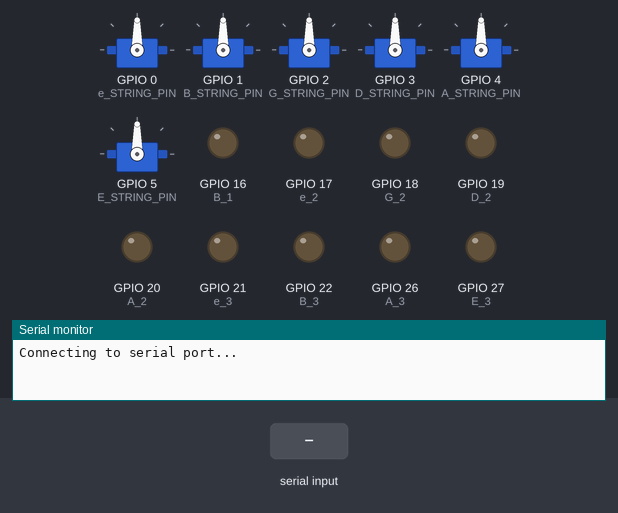
Recording of a sketch running on a simulated ESP32. Parts: 6 × servo, output pins drawn as LEDs (lit = HIGH), the last lines printed to the serial monitor. The test bench sets the inputs (shaded band). Pins used as bus, display or sensor lines are not drawn.

Above: at 1.2 s.
1.3 s: "Test solenoids\n" received over Serial
At 2.1 s:
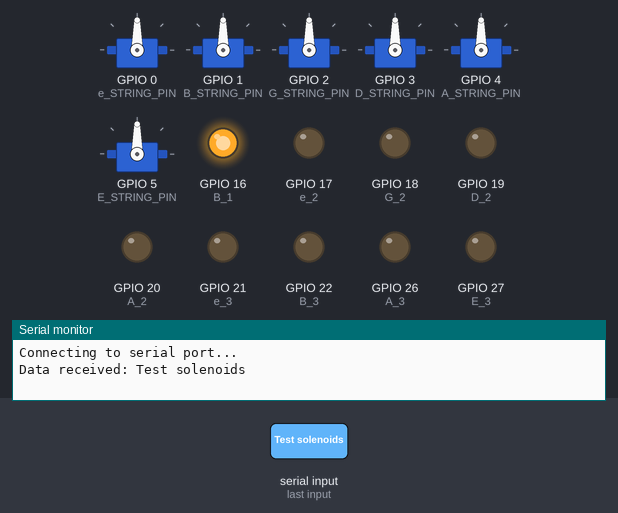
10.3 s: "Em\n" received over Serial
At 10.8 s:
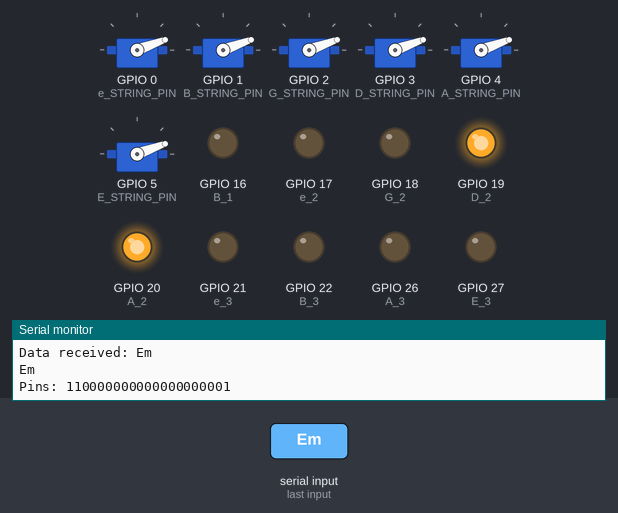
11.8 s: "G\n" received over Serial
At 13.0 s:
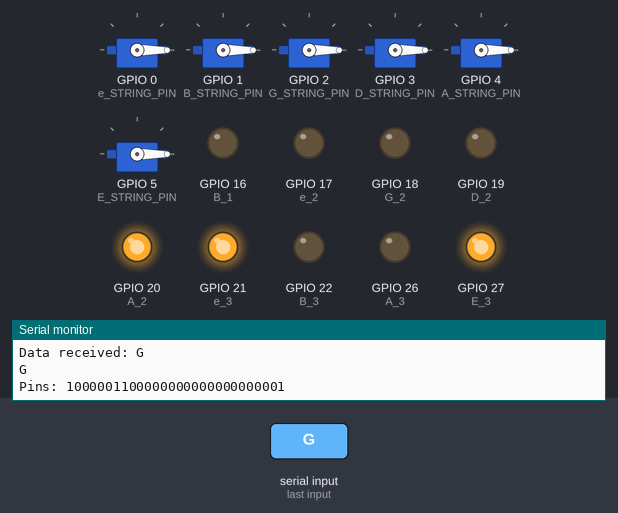
13.3 s: "D\n" received over Serial
At 14.2 s:
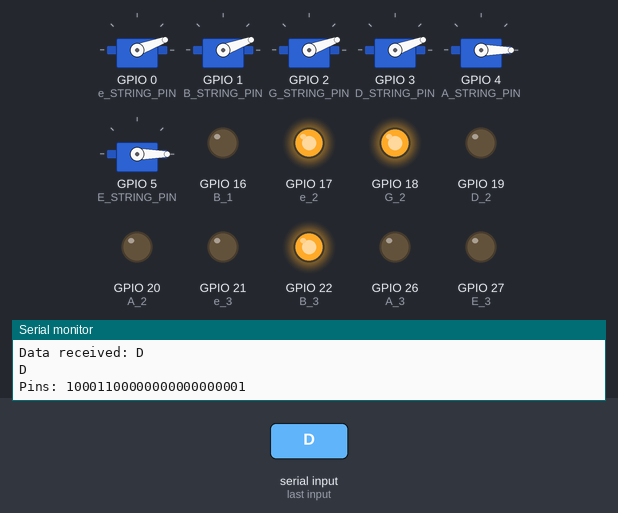
14.8 s: "Asus4\n" received over Serial
At 15.4 s:
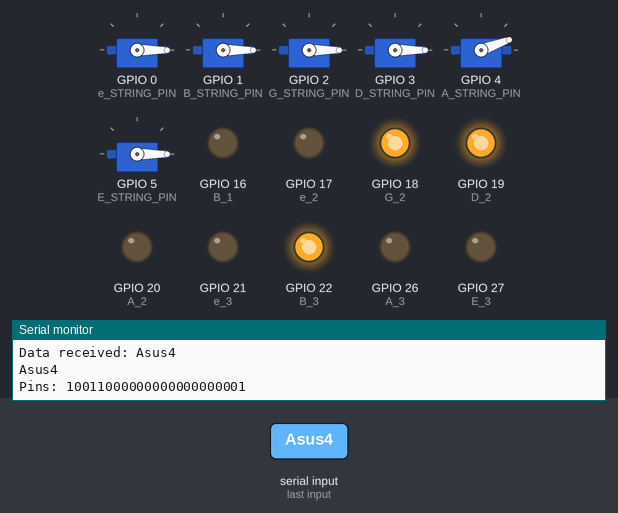
16.3 s: "C\n" received over Serial
At 16.6 s:
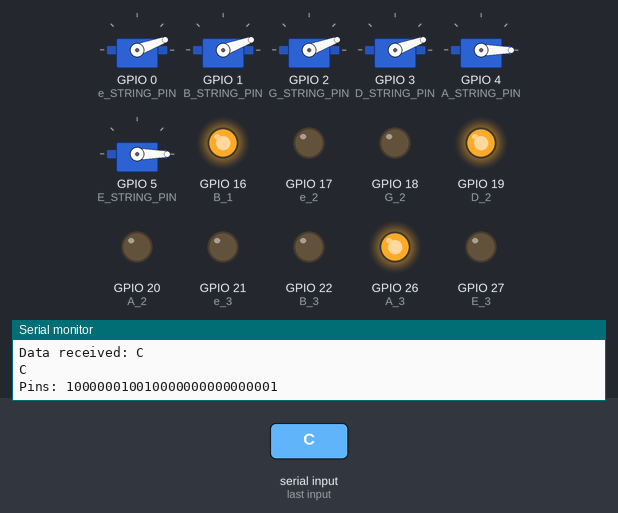
Timing chart, 0 to 18.8 s (numbered marks = the images above; inputs shaded):
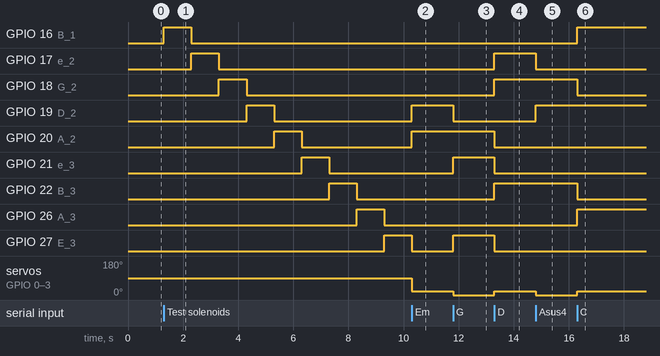

Measured:
- after the input at 1.3 s, GPIO 16 (B_1): LOW → HIGH at once, → LOW 1.0 s later; GPIO 17 (e_2): LOW → HIGH after 1.0 s, → LOW 1.0 s later; GPIO 18 (G_2): LOW → HIGH after 2.0 s, → LOW 1.0 s later; GPIO 19 (D_2): LOW → HIGH after 3.0 s, → LOW 1.0 s later; GPIO 20 (A_2): LOW → HIGH after 4.0 s, → LOW 1.0 s later
- after the input at 10.3 s, GPIO 19 (D_2), GPIO 20 (A_2): LOW → HIGH at once; servo on GPIO 0 (e_STRING_PIN), servo on GPIO 1 (B_STRING_PIN), servo on GPIO 2 (G_STRING_PIN), servo on GPIO 3 (D_STRING_PIN), servo on GPIO 4 (A_STRING_PIN), servo on GPIO 5 (E_STRING_PIN): 90° → 20° at once
- after the input at 11.8 s, GPIO 19 (D_2): HIGH → LOW at once; GPIO 21 (e_3), GPIO 27 (E_3): LOW → HIGH at once; servo on GPIO 0 (e_STRING_PIN), servo on GPIO 1 (B_STRING_PIN), servo on GPIO 2 (G_STRING_PIN), servo on GPIO 3 (D_STRING_PIN), servo on GPIO 4 (A_STRING_PIN), servo on GPIO 5 (E_STRING_PIN): 20° → 0° at once
- after the input at 13.3 s, GPIO 17 (e_2), GPIO 18 (G_2), GPIO 22 (B_3): LOW → HIGH at once; GPIO 20 (A_2), GPIO 21 (e_3), GPIO 27 (E_3): HIGH → LOW at once; servo on GPIO 0 (e_STRING_PIN), servo on GPIO 1 (B_STRING_PIN), servo on GPIO 2 (G_STRING_PIN), servo on GPIO 3 (D_STRING_PIN): 0° → 20° at once
- after the input at 14.8 s, GPIO 17 (e_2): HIGH → LOW at once; GPIO 19 (D_2): LOW → HIGH at once; servo on GPIO 0 (e_STRING_PIN), servo on GPIO 1 (B_STRING_PIN), servo on GPIO 2 (G_STRING_PIN), servo on GPIO 3 (D_STRING_PIN): 20° → 0° at once; servo on GPIO 4 (A_STRING_PIN): 0° → 20° at once
- after the input at 16.3 s, GPIO 16 (B_1), GPIO 26 (A_3): LOW → HIGH at once; GPIO 18 (G_2), GPIO 22 (B_3): HIGH → LOW at once; servo on GPIO 0 (e_STRING_PIN), servo on GPIO 1 (B_STRING_PIN), servo on GPIO 2 (G_STRING_PIN), servo on GPIO 3 (D_STRING_PIN): 0° → 20° at once; servo on GPIO 4 (A_STRING_PIN): 20° → 0° at once

The sketch:

Build18Wonderwall.ino
```cpp
/**
 * @file Build18Wonderwall.ino
 *
 * Guitar That Only Plays Wonderwall
 *
 * @brief Arduino sketch for Guitar That Only Plays Wonderwall.
 *        Plays guitar chords by activating transistors connected to
 *        solenoids above the frets and turns servos to pluck the strings.
 *        Targets the Raspberry Pi Pico.
 *
 **/

//////////////////////////////////////////////////////////////////////////
// Libraries, Macro, and Variable Definitions
//////////////////////////////////////////////////////////////////////////

#include <Servo.h>

#define DEBUG 1
#define LONG_LENGTH 32

// Toggled Servo Angles
#define SERVO_POS_0 0  // Default position
#define SERVO_POS_1 20

#define OPEN 0

// Strings
#define e_STRING_PIN 0 // 1
#define B_STRING_PIN 1 // 2
#define G_STRING_PIN 2 // 3
#define D_STRING_PIN 3 // 4
#define A_STRING_PIN 4 // 5
#define E_STRING_PIN 5 // 6

// First Fret
#define e_1 // NC
#define B_1 16
#define G_1 // NC
#define D_1 // NC
#define A_1 // NC
#define E_1 // NC

// Second Fret
#define e_2 17
#define B_2 // NC
#define G_2 18
#define D_2 19
#define A_2 20
#define E_2 // NC

// Third Fret
#define e_3 21
#define B_3 22
#define G_3 // NC
#define D_3 // NC
#define A_3 26
#define E_3 27

#define BAUDRATE 115200

typedef struct chord_t {
  String name;
  int e_string_note;
  int B_string_note;
  int G_string_note;
  int D_string_note;
  int A_string_note;
  int E_string_note;
  char mask;  // Binary mask for which strings to play
              // Bit position:  876543210
              // Guitar String: --EADGBe-
} chord_t;

// Chords
chord_t Em;
chord_t G;
chord_t D;
chord_t Asus4;
chord_t C;

// Create Servo objects
Servo servo_e;
Servo servo_B;
Servo servo_G;
Servo servo_D;
Servo servo_A;
Servo servo_E;

// Variables
int servo_e_pos;
int servo_B_pos;
int servo_G_pos;
int servo_D_pos;
int servo_A_pos;
int servo_E_pos;

long pins_state; // Bitmask where each bit position corresponds to the pin number
                // i.e. ..001100 would mean pins 2 and 3 are on, the rest are off
long solenoid_pins = 0b1100011111110000000000000000;

//////////////////////////////////////////////////////////////////////////
// Functions
//////////////////////////////////////////////////////////////////////////

void setup() {
  // put your setup code here, to run once:

  // Attach servos
  servo_e.attach(e_STRING_PIN);
  servo_B.attach(B_STRING_PIN);
  servo_G.attach(G_STRING_PIN);
  servo_D.attach(D_STRING_PIN);
  servo_A.attach(A_STRING_PIN);
  servo_E.attach(E_STRING_PIN);

  // Initialize pins
  pinMode(B_1, OUTPUT);

  pinMode(e_2, OUTPUT);
  pinMode(G_2, OUTPUT);
  pinMode(D_2, OUTPUT);
  pinMode(A_2, OUTPUT);

  pinMode(e_3, OUTPUT);
  pinMode(B_3, OUTPUT);
  pinMode(A_3, OUTPUT);
  pinMode(E_3, OUTPUT);

  pinMode(LED_BUILTIN, OUTPUT);
  digitalWrite(LED_BUILTIN, HIGH);

  // Set up chord data structures
  //                Name,  e,    B,    G,    D,    A,    E,     mask
  Em = format_chord("Em", OPEN, OPEN, OPEN, D_2, A_2, OPEN, 0b1111110);
  G = format_chord("G", e_3, OPEN, OPEN, OPEN, A_2, E_3, 0b1111110);
  D = format_chord("D", e_2, B_3, G_2, OPEN, OPEN, OPEN, 0b0011110);
  Asus4 = format_chord("Asus4", OPEN, B_3, G_2, D_2, OPEN, OPEN, 0b0111110);
  C = format_chord("C", OPEN, B_1, OPEN, D_2, A_3, OPEN, 0b0111110);

  // Begin Serial Communication
  Serial.begin(BAUDRATE);
  Serial.print("Connecting to serial port...");
  Serial.print("\n");
}

void loop() {
  // put your main code here, to run repeatedly:

  if (Serial.available()){
    String data = Serial.readStringUntil('\n');

    if (DEBUG) {
      Serial.print("Data received: ");
      Serial.print(data);
      Serial.print("\n");
    }

    if (data.equals("Em")) { play_chord(Em); }
    else if (data.equals("G")) { play_chord(G); }
    else if (data.equals("D")) { play_chord(D); }
    else if (data.equals("Asus4")) { play_chord(Asus4); }
    else if (data.equals("C")) { play_chord(C); }
    else if (data.equals("Test solenoids")) {test_solenoids();}
    else if (data.equals("Test servos")) {test_servos();}
  }
}

chord_t format_chord(String name, int e_note, int B_note, int G_note,
                     int D_note, int A_note, int E_note, int mask) {

  chord_t new_chord;

  new_chord.name = name;
  new_chord.e_string_note = e_note;
  new_chord.B_string_note = B_note;
  new_chord.G_string_note = G_note;
  new_chord.D_string_note = D_note;
  new_chord.A_string_note = A_note;
  new_chord.E_string_note = E_note;
  new_chord.mask = mask;

  return new_chord;
}

void play_chord(chord_t chord) {

  pins_state = 0; // Set all pins OFF

  pins_state |= (1 << chord.e_string_note);
  pins_state |= (1 << chord.B_string_note);
  pins_state |= (1 << chord.G_string_note);
  pins_state |= (1 << chord.D_string_note);
  pins_state |= (1 << chord.A_string_note);
  pins_state |= (1 << chord.E_string_note);

  if (DEBUG) {
    Serial.println(chord.name);
    Serial.print("Pins: ");
    Serial.print(pins_state, BIN);
    Serial.print("\n");
  }

  press_solenoids(pins_state);

  turn_servos(chord.mask);
}

/**
 * @brief Tests turning on all solenoids
 */
void test_solenoids() {
  for (int i = 0; i < LONG_LENGTH; i++) {
    if (((solenoid_pins) >> i) & 1) { // Pin is valid
      digitalWrite(i, HIGH);
      delay(1000); // Wait 1 second
      Serial.print("Testing pin: ");
      Serial.print(i);
      Serial.print("\n");
      digitalWrite(i, LOW);
    }
  }
}

/**
 * @brief Changes Digital pin states based on input
 *
 * @param[in] state bitmask for the state
 */
void press_solenoids(long state) {
  for (int i = 0; i < LONG_LENGTH; i++) {
    if (((state & solenoid_pins) >> i) & 1) { // Pin is valid and ON
      digitalWrite(i, HIGH);
    } else if ((solenoid_pins >> i) & 1) { // Pin is valid but not ON
      digitalWrite(i, LOW);
    }
  }
}

/**
 * @brief Turns all servos
 */
void test_servos() {
  Serial.println("Testing servos");
  // Extract infor from mask
  bool play_e = true;
  bool play_B = true;
  bool play_G = true;
  bool play_D = true;
  bool play_A = true;
  bool play_E = true;

  // Set new servo positions
  int new_servo_e_pos = (play_e) ? get_new_servo_pos(servo_e_pos) : servo_e_pos;
  int new_servo_B_pos = (play_B) ? get_new_servo_pos(servo_B_pos) : servo_B_pos;
  int new_servo_G_pos = (play_G) ? get_new_servo_pos(servo_G_pos) : servo_G_pos;
  int new_servo_D_pos = (play_D) ? get_new_servo_pos(servo_D_pos) : servo_D_pos;
  int new_servo_A_pos = (play_A) ? get_new_servo_pos(servo_A_pos) : servo_A_pos;
  int new_servo_E_pos = (play_E) ? get_new_servo_pos(servo_E_pos) : servo_E_pos;

  // Write to new positions to servos
  servo_e.write(new_servo_e_pos);
  servo_B.write(new_servo_B_pos);
  servo_G.write(new_servo_G_pos);
  servo_D.write(new_servo_D_pos);
  servo_A.write(new_servo_A_pos);
  servo_E.write(new_servo_E_pos);
  delay(20);

  servo_e_pos = new_servo_e_pos;
  servo_B_pos = new_servo_B_pos;
  servo_G_pos = new_servo_G_pos;
  servo_D_pos = new_servo_D_pos;
  servo_A_pos = new_servo_A_pos;
  servo_E_pos = new_servo_E_pos;
}

/**
 * @brief Turns servos based on input mask
 *
 * @param[in] mask bitmask for servos
 */
void turn_servos(int mask) {
  // Extract infor from mask
  bool play_e = (mask >> 1) & 1;
  bool play_B = (mask >> 2) & 1;
  bool play_G = (mask >> 3) & 1;
  bool play_D = (mask >> 4) & 1;
  bool play_A = (mask >> 5) & 1;
  bool play_E = (mask >> 6) & 1;

  // Set new servo positions
  int new_servo_e_pos = (play_e) ? get_new_servo_pos(servo_e_pos) : servo_e_pos;
  int new_servo_B_pos = (play_B) ? get_new_servo_pos(servo_B_pos) : servo_B_pos;
  int new_servo_G_pos = (play_G) ? get_new_servo_pos(servo_G_pos) : servo_G_pos;
  int new_servo_D_pos = (play_D) ? get_new_servo_pos(servo_D_pos) : servo_D_pos;
  int new_servo_A_pos = (play_A) ? get_new_servo_pos(servo_A_pos) : servo_A_pos;
  int new_servo_E_pos = (play_E) ? get_new_servo_pos(servo_E_pos) : servo_E_pos;

  // Write to new positions to servos
  servo_e.write(new_servo_e_pos);
  servo_B.write(new_servo_B_pos);
  servo_G.write(new_servo_G_pos);
  servo_D.write(new_servo_D_pos);
  servo_A.write(new_servo_A_pos);
  servo_E.write(new_servo_E_pos);
  delay(20);

  servo_e_pos = new_servo_e_pos;
  servo_B_pos = new_servo_B_pos;
  servo_G_pos = new_servo_G_pos;
  servo_D_pos = new_servo_D_pos;
  servo_A_pos = new_servo_A_pos;
  servo_E_pos = new_servo_E_pos;
}

/**
 * @brief Determine new servo position
 *
 * @param[in] servo_pos Old servo_pos
 * @return New servo_pos
 */
int get_new_servo_pos(int servo_pos) {
  if (servo_pos == SERVO_POS_0) {
    return SERVO_POS_1;
  } else {
    return SERVO_POS_0;
  }
}
```
